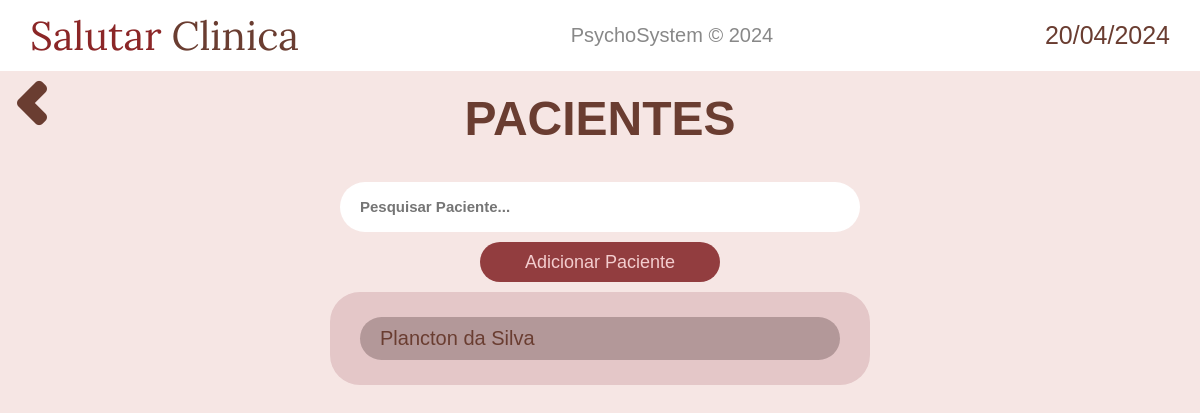
/pacientes/, run on an earlier commit of the app's database.
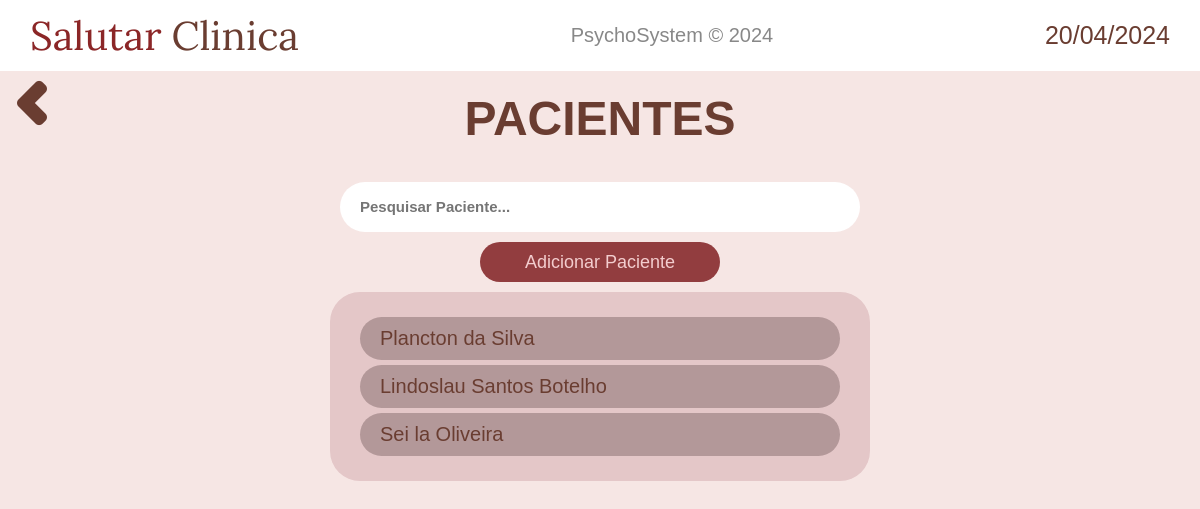
And on a later commit of the database.
### pacientes/models.py (models this page shows)
class Paciente(models.Model):
    nome = models.CharField(max_length=50)
    data_nascimento = models.DateField()
    telefone = models.CharField(max_length=20)
    rg = models.CharField(max_length=20)
    cpf = models.CharField(max_length=20, primary_key=True)
    nome_pai = models.CharField(max_length=50)
    nome_mae = models.CharField(max_length=50)
    rua = models.CharField(max_length=50)
    numero = models.CharField(max_length=5)
    bairro = models.CharField(max_length=50)
    complemento = models.TextField()
    cep = models.CharField(max_length=20)
    ponto_referencia = models.TextField()

### pacientes/views.py (the view)
# urls.py: path('', views.display, name="display_pacientes"),
def display(request):
    pacientes = Paciente.objects.all()
    print(pacientes, 'aqui')
    context_ = {
        'data_atual': data_atual,
        'pacientes': pacientes,
    }
    return render(request, 'pacientes/display.html', context_)

### pacientes/templates/pacientes/display.html
{% extends 'base.html' %}
{% load static %}
{% block content %}
<div style="display: flex;">
    <a href="{% url 'home:login' %}" class="return-button"><img src="{% static 'home/imagens/chevron-left.png' %}" alt=""></a>
    <h class="welcome-text">PACIENTES</h2>
</div>
<main style="flex-direction: column;">
    <form action="" method="GET" style="text-align: center;">
        <input class="pesquisar-pacientes" type="text" name="" id="" placeholder="Pesquisar Paciente...">
    </form>
    <button class="add-paciente-button">
        Adicionar Paciente
    </button>
    <div class="mostrar-pacientes-container">
        {% for paciente in pacientes %}
        <h4 class="paciente-exibido">{{ paciente.nome }}</h4>
        {% endfor %}
    </div>
</main>
{% endblock content %}

### base/base.html (shortened to what this page needs)
{% load static %}
<!DOCTYPE html>
<html lang="en">
<head>
    <link rel="stylesheet" href="{% static 'home/css/navbar.css' %}">
    <link rel="stylesheet" href="{% static 'home/css/styles.css' %}">
    <link rel="stylesheet" href="{% static 'pacientes/css/styles.css' %}">
</head>
<body>
    {% include 'partials/navbar.html' %}
    {% block content %}{% endblock content %}
</body>
</html>

### base/partials/navbar.html
{% load static %}
<link rel="stylesheet" href="{% static 'home/css/styles.css' %}">
<nav class="nav-bar">
    <a href="{% url 'home:home' %}">
        <h1 style="font-family: 'Lora'; font-weight: 400; display: flex; color: #8b2627; font-size: 40px;">Salutar <p style="font-family: 'Lora'; color: #6a3d31; margin-left: 10px;">Clinica</p></h1>
    </a>
    <h2 class="titulo-central">PsychoSystem &copy; 2024</h2>
    <h4 class="data-atual">{{data_atual}}</h4>
</nav>

### static/home/css/navbar.css (style rules this page uses)
.titulo-central { color: #888; font-weight: 400; font-family: sans-serif; font-size: 20px; }
.data-atual { color: #6a3d31; font-size: 25px; font-weight: 500; font-family: sans-serif; }
.nav-bar { display: flex; justify-content: space-between; align-items: center; padding: 10px 30px; background-color: #fff; }

### static/home/css/styles.css (style rules this page uses)
* { margin: 0; padding: 0; }
body { background-color: #f6e6e4;; }
main { display: flex; margin-top: 3%; }
a { text-decoration: none; color: #6a3d31; }
.return-button { background-color: #ffffff00; border: none; cursor: pointer; position: absolute; }
.welcome-text { font-family: sans-serif; font-weight: bold; font-size: 3rem; color: #6a3d31; margin: 0 auto; margin-top: 20px; }

### static/pacientes/css/styles.css (style rules this page uses)
.pesquisar-pacientes { border: none; background-color: #fff; width: 40%; height: 40px; border-radius: 50px; padding: 5px 20px; }
.pesquisar-pacientes::placeholder { font-size: 15px; font-weight: bold; }
.add-paciente-button { width: 20%; height: 40px; border-radius: 50px; border: none; background-color: #923d3f; color: #f3cdce; font-size: 18px; font-family: sans-serif; margin: 10px auto; }
.mostrar-pacientes-container { width: 40%; background-color: #e4c7c8; border-radius: 30px; padding: 20px 30px; margin: 0 auto; }
.paciente-exibido { background-color: #b39899; padding: 10px 20px; border-radius: 30px; font-family: sans-serif; font-size: 20px; color: #6a3d31; font-weight: 500; margin: 5px 0; }

What changed in the data, as far as the page shows it:
added Paciente: nome "Lindoslau Santos Botelho"
added Paciente: nome "Sei la Oliveira"
